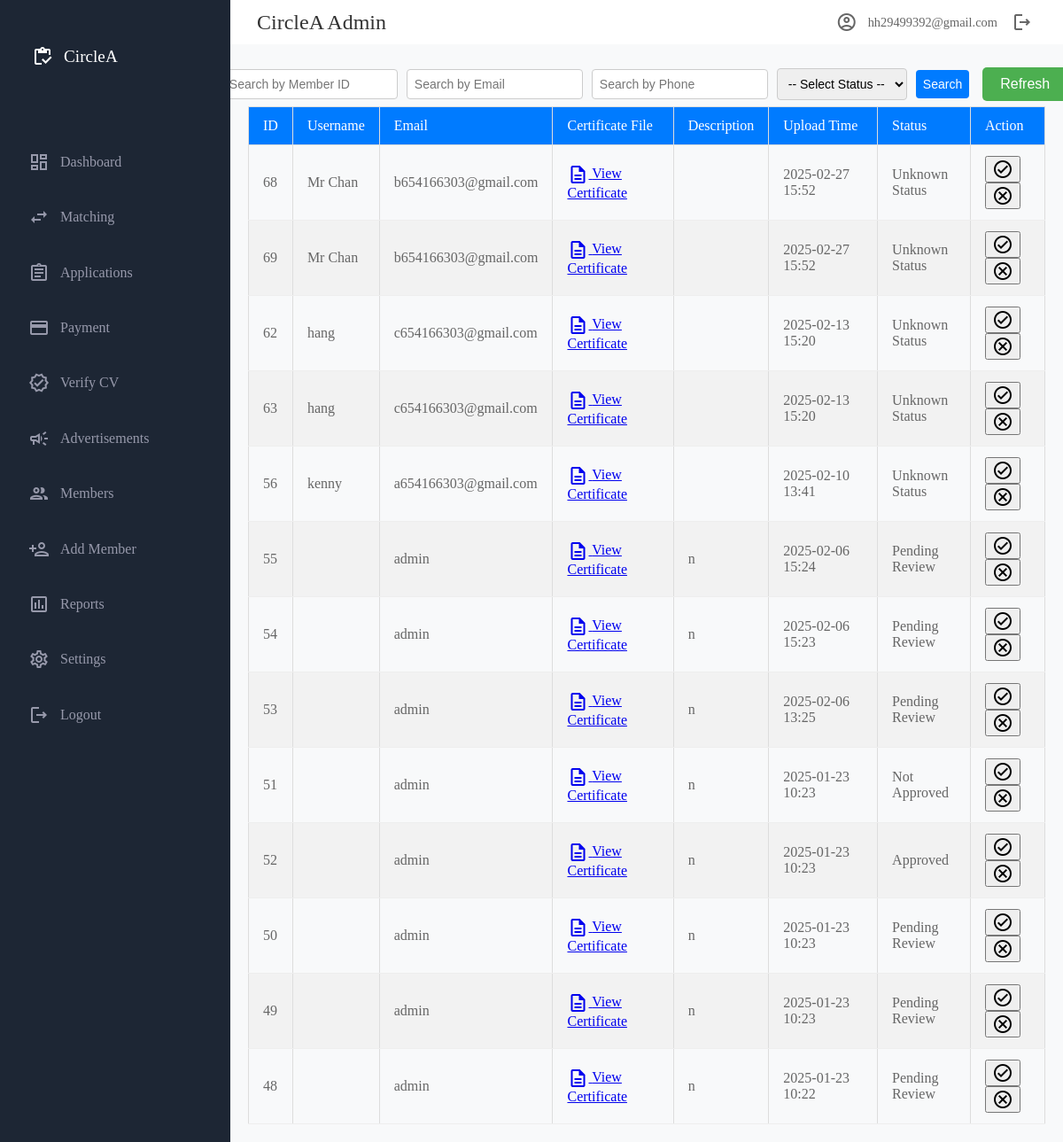
Screenshot of /admin_dashboard/verify_cert.php (signed in) with the database file from the repository.
### tables this page shows
CREATE TABLE `member_cert` (
  `member_cert_id` int(10) NOT NULL,
  `member_id` int(10) NOT NULL,
  `cert_file` varchar(50) NOT NULL,
  `description` varchar(1024) DEFAULT NULL,
  `status` varchar(1) NOT NULL,
  `created_time` datetime DEFAULT current_timestamp()
);

CREATE TABLE `member` (
  `member_id` int(10) NOT NULL,
  `isAdmin` varchar(1) NOT NULL,
  `status` varchar(1) NOT NULL,
  `email` varchar(50) NOT NULL,
  `phone` varchar(10) NOT NULL,
  `password` varchar(255) NOT NULL,
  `username` varchar(255) NOT NULL
);

### admin_dashboard/verify_cert.php (the view, shortened to what this page needs)
<?php
$servername = "localhost";
$username = "root";
$password = "";
$dbname = "system001";
$conn = new mysqli($servername, $username, $password, $dbname);
$whereSQL = '';
$sql = "SELECT mc.*, m.username, m.email
        FROM member_cert mc
        JOIN member m ON mc.member_id = m.member_id
        $whereSQL
        ORDER BY mc.created_time DESC";
$result = $conn->query($sql);
?>
<!DOCTYPE html>
<html lang="en">
<head>
    <link rel="stylesheet" href="css/styles.css">
    <link rel="stylesheet" href="css/sidebar.css">
    <link rel="stylesheet" href="css/header.css">
</head>
<body>
    <div class="grid-container">
         <?php include 'includes/header.php'; ?>
        <?php include 'includes/sidebar.php'; ?>
        <main class="main-container">
            <div class="content-header" style="display: flex; align-items: center; justify-content: center; height: 50px; gap: 10px;">
                <form method="GET" class="filter-form" style="display: flex; align-items: center; gap: 5px;">
                    <input type="text" name="member_id" placeholder="Search by Member ID">
                    <input type="text" name="email" placeholder="Search by Email">
                    <input type="text" name="phone" placeholder="Search by Phone">
                    <select name="status">
                        <option value="">-- Select Status --</option>
                    </select>
                    <button type="submit" class="btn-filter">Search</button>
                </form>
                <button onclick="refreshPage()" class="btn-refresh">Refresh</button>
            </div>
            <div class="cert-table">
                <?php if ($result && $result->num_rows > 0): ?>
                    <table>
                        <thead>
                            <tr>
                                <th>ID</th>
                                <th>Username</th>
                                <th>Email</th>
                                <th>Certificate File</th>
                                <th>Description</th>
                                <th>Upload Time</th>
                                <th>Status</th>
                                <th>Action</th>
                            </tr>
                        </thead>
                        <tbody>
                            <?php while ($row = $result->fetch_assoc()): ?>
                                <tr>
                                    <td><?php echo $row['member_cert_id']; ?></td>
                                    <td><?php echo htmlspecialchars($row['username']); ?></td>
                                    <td><?php echo htmlspecialchars($row['email']); ?></td>
                                    <td>
                                        <a href="http://localhost/FYP/upload_cert/<?php echo htmlspecialchars($row['cert_file']); ?>"
                                            target="_blank"
                                            class="cert-link">
                                            <span class="material-icons-outlined">description</span>
                                            View Certificate
                                        </a>
                                    </td>
                                    <td><?php echo htmlspecialchars($row['description']); ?></td>
                                    <td><?php echo date('Y-m-d H:i', strtotime($row['created_time'])); ?></td>
                                    <td>
                                        <span class="status-badge status-<?php echo strtolower($row['status']); ?>">
                                            <?php
                                            switch ($row['status']) {
                                                case 'W':
                                                    echo 'Pending Review';
                                                    break;
                                                case 'A':
                                                    echo 'Approved';
                                                    break;
                                                case 'N':
                                                    echo 'Not Approved';
                                                    break;
                                                default:
                                                    echo 'Unknown Status';
                                            }
                                            ?>
                                        </span>
                                    </td>
                                    <td>
                                        <form method="POST" class="btn-group">
                                            <button type="submit" name="new_status" value="A" class="btn btn-approve">
                                                <span class="material-icons-outlined">check_circle</span>
                                            </button>
                                            <button type="submit" name="new_status" value="N" class="btn btn-reject">
                                                <span class="material-icons-outlined">cancel</span>
                                            </button>
                                        </form>
                                    </td>
                                </tr>
                            <?php endwhile; ?>
                        </tbody>
                    </table>
                <?php endif; ?>
            </div>
        </main>
    </div>
</body>
</html>

### admin_dashboard/css/styles.css (style rules this page uses)
body { margin: 0; padding: 0; box-sizing: border-box; background-color: #e6e8ed; color: #666666; }
.material-icons-outlined { vertical-align: middle; line-height: 1px; }
.grid-container { display: grid; grid-template-columns: 260px 1fr; grid-template-rows: 50px 1fr; grid-template-areas: "sidebar header" "sidebar main"; height: 100vh; min-height: 100vh; overflow: hidden; }
.main-container { grid-area: main; overflow-y: auto; padding: 20px; background-color: #f8f9fa; }
table { width: 100%; border-collapse: collapse; margin-top: 20px; }
th, td { padding: 12px; text-align: left; border: 1px solid #ddd; }
th { background-color: #007bff; color: white; font-weight: 600; }
tr:nth-child(even) { background-color: #f2f2f2; }
.btn-search, .btn-refresh { padding: 8px 16px; border: none; border-radius: 4px; height: 38px; font-size: 14px; cursor: pointer; display: flex; align-items: center; gap: 5px; }
.btn-refresh { background-color: #28a745; color: white; }
table { width: 100%; border-collapse: collapse; margin: 0; }
th { background-color: #007bff; color: white; font-weight: 500; padding: 12px 16px; white-space: nowrap; }
td { padding: 12px 16px; border-bottom: 1px solid #eee; vertical-align: middle; }

### admin_dashboard/verify_cert.php (style rules this page uses)
.filter-form input[type="text"], .filter-form select, .btn-filter, .btn-refresh { padding: 8px; margin-right: 5px; border: 1px solid #ccc; border-radius: 4px; font-size: 14px; }
.btn-filter, .btn-refresh { background-color: #007bff; color: white; border: none; cursor: pointer; transition: background-color 0.3s; }
.btn-refresh { background-color: #4CAF50; color: white; border: none; padding: 10px 20px; font-size: 16px; cursor: pointer; border-radius: 5px; transition: background-color 0.3s ease, transform 0.2s ease; }

### rows the page displays
member_cert: member_cert_id "68", member.username "Mr Chan", member.email "b654166303@gmail.com", created_time "2025-02-27 15:52", status "Unknown Status"
member_cert: member_cert_id "69", member.username "Mr Chan", member.email "b654166303@gmail.com", created_time "2025-02-27 15:52", status "Unknown Status"
member_cert: member_cert_id "62", member.username "hang", member.email "c654166303@gmail.com", created_time "2025-02-13 15:20", status "Unknown Status"
member_cert: member_cert_id "63", member.username "hang", member.email "c654166303@gmail.com", created_time "2025-02-13 15:20", status "Unknown Status"
member_cert: member_cert_id "56", member.username "kenny", member.email "a654166303@gmail.com", created_time "2025-02-10 13:41", status "Unknown Status"
member_cert: member_cert_id "55", member.email "admin", description "n", created_time "2025-02-06 15:24", status "Pending Review"
member_cert: member_cert_id "54", member.email "admin", description "n", created_time "2025-02-06 15:23", status "Pending Review"
member_cert: member_cert_id "53", member.email "admin", description "n", created_time "2025-02-06 13:25", status "Pending Review"
member_cert: member_cert_id "51", member.email "admin", description "n", created_time "2025-01-23 10:23", status "Not Approved"
member_cert: member_cert_id "52", member.email "admin", description "n", created_time "2025-01-23 10:23", status "Approved"
member_cert: member_cert_id "50", member.email "admin", description "n", created_time "2025-01-23 10:23", status "Pending Review"
member_cert: member_cert_id "49", member.email "admin", description "n", created_time "2025-01-23 10:23", status "Pending Review"
member_cert: member_cert_id "48", member.email "admin", description "n", created_time "2025-01-23 10:22", status "Pending Review"

### other values shown
$_SESSION['email'] "hh29499392@gmail.com"
